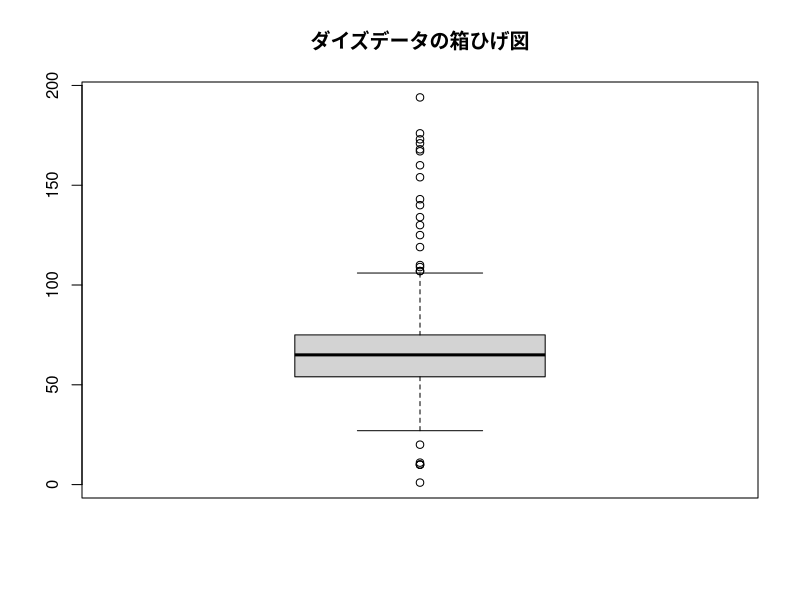
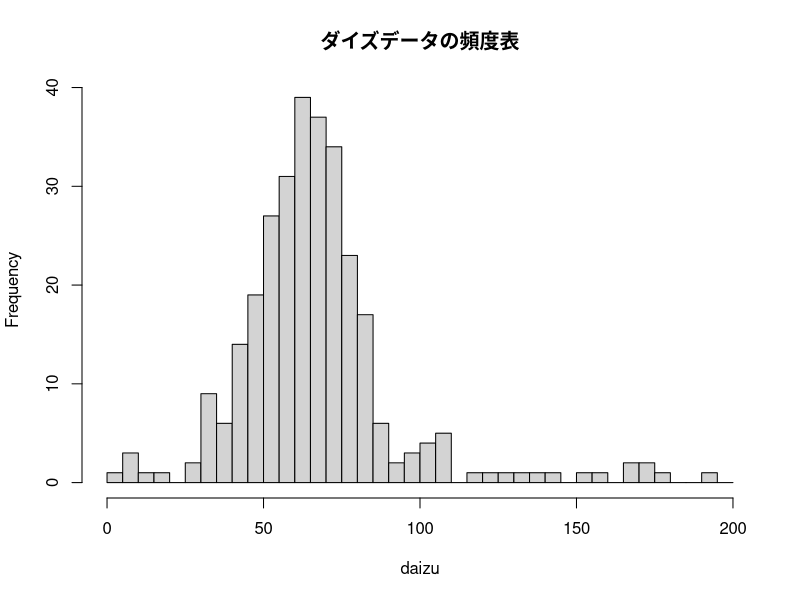
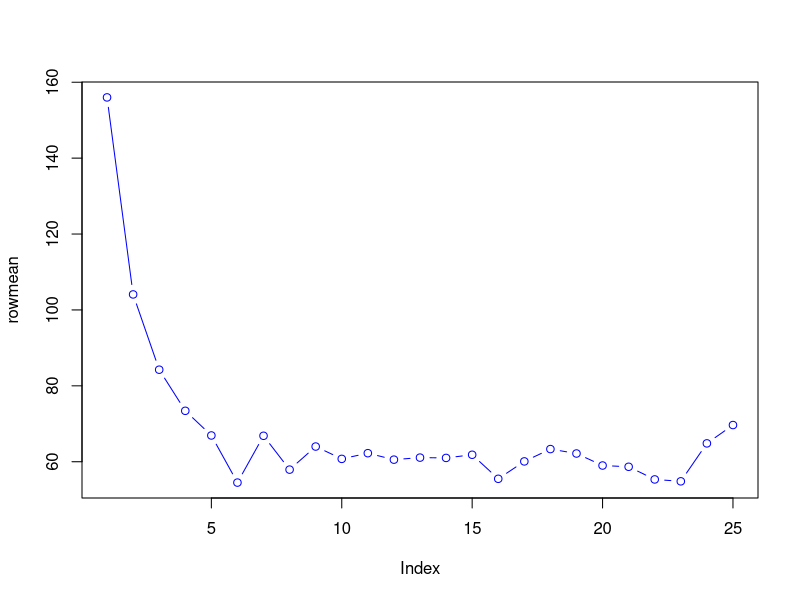
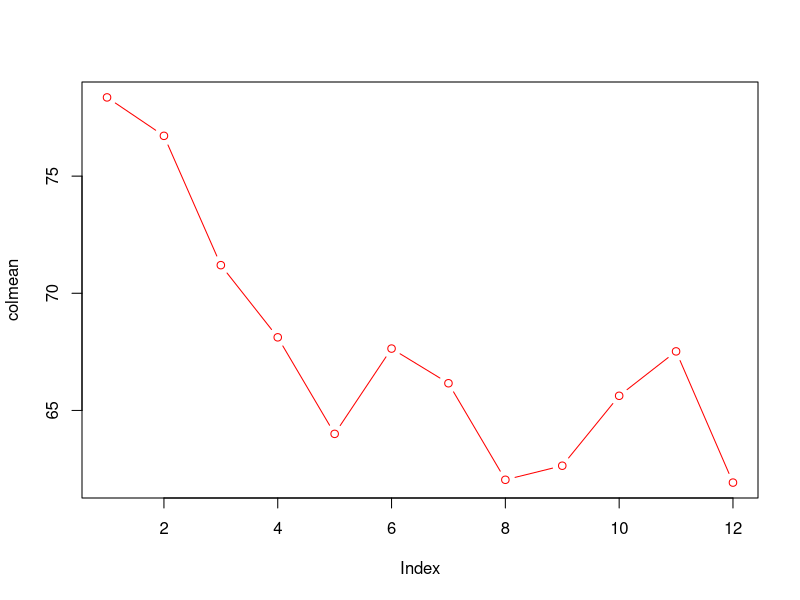

Here is the R script that generated these plots, in order:
## ---- chunk 1
    daizu.df <- read.csv("bio/data/daizu.csv")     # daizu.csv ファイル読み込み
    dim(daizu.df)                # データの大きさ
    head(daizu.df)               # 最初の一部の行のみを表示
## ---- chunk 2
    
    daizu.mat <- as.matrix(daizu.df)
	
## ---- chunk 3
	daizu <- as.vector(daizu.mat)
    length(daizu)
    summary(daizu)
## ---- chunk 4
    mean(daizu)
    mean(daizu, na.rm=T)
    sd(daizu, na.rm=T)
## ---- chunk 5
    boxplot(daizu)
    title(main="ダイズデータの箱ひげ図")
## ---- chunk 6
    hist(daizu, breaks=seq(0, 200, by=5), main="ダイズデータの頻度表")
## ---- chunk 7
    rowmean <- apply(daizu.df, 1, mean, na.rm=T); rowmean		# 行平均
    colmean <- apply(daizu.df, 2, mean, na.rm=T); colmean		# 列平均
## ---- chunk 8
    plot(rowmean, type="b", col="blue") 
    
    plot(colmean, type="b", col="red")
